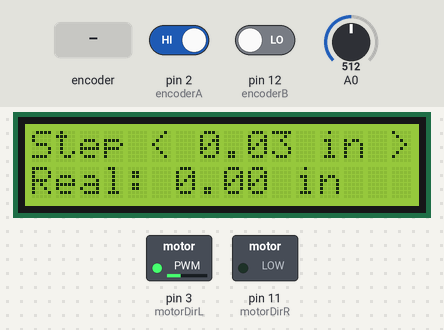
The sketch below on a simulated Arduino Uno, built with avr-gcc and run on an emulated ATmega328P. Parts: 16×2 character LCD, switched loads named in the sketch (green lamp = pin HIGH). The test bench sets the inputs (shaded band); at power-on: A0 = 512, pin 2 (encoderA) HIGH, pin 12 (encoderB) LOW.

Above: at 1.6 s.
1.7 s: A0 set to 53
At 3.5 s:
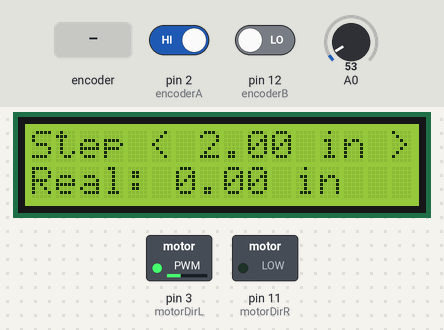
4.4 s: A0 set to 45
At 5.1 s:
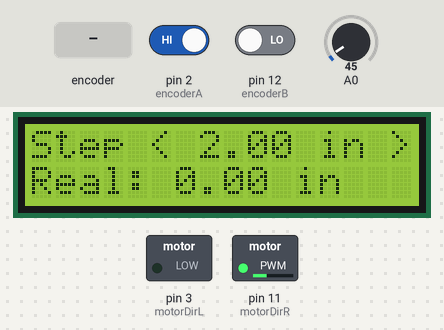
5.9 s: rotary encoder on pin 2 (encoderA) / pin 12 (encoderB) turned 1 step (first pin leading)
At 6.6 s:
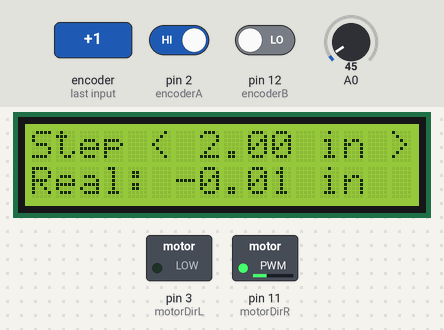
7.6 s: rotary encoder on pin 2 (encoderA) / pin 12 (encoderB) turned 3 steps (first pin leading)
At 9.3 s:
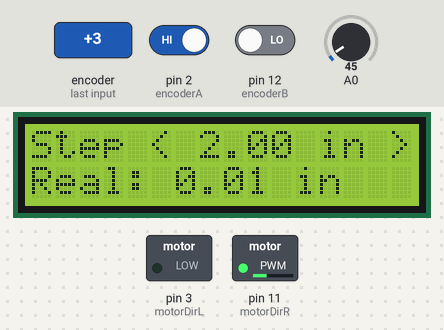
9.7 s: A0 set to 260
At 10.8 s:
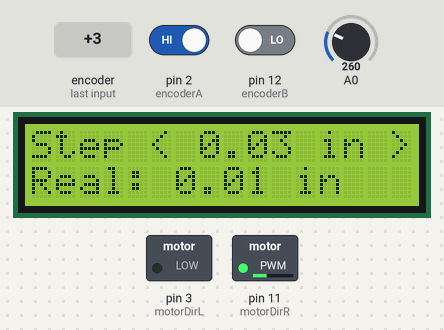
Timing chart, 0 to 12.5 s (numbered marks = the images above; inputs shaded):
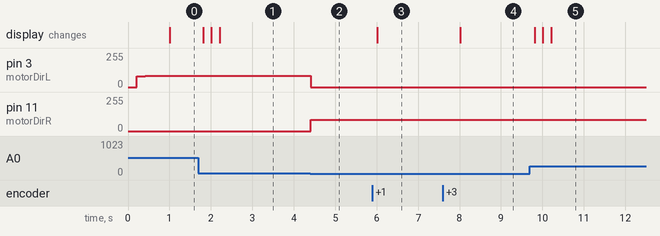

The sketch:

MotorPIDControl.ino
```cpp
/*
 * DC motor with optical encoder feedback PID controller
 *
 * https://www.onetransistor.eu/2020/07/dc-motor-pid-control-optical-encoder.html
 */

#include <LiquidCrystal.h>
#include <PID_v1.h>

/* Keypad buttons */
#define btnRIGHT  0
#define btnUP     1
#define btnDOWN   2
#define btnLEFT   3
#define btnSELECT 4
#define btnNONE   5

/* Pin definitions */
#define encoderA 2
#define encoderB 12

#define motorDirL 3
#define motorDirR 11

/* Strip lines per inch */
#define stripLPI 150.0

/* LCD and Keypad variables */
LiquidCrystal lcd(8, 9, 4, 5, 6, 7);
unsigned long keyTime = 0;
unsigned long dispRefresh = 0;
volatile long encoderPos = 0;

/* PID controller */
double kp = 5, ki = 0.1, kd = 0.05;
double initialPos = 0, /* where we are */
       pwmFactor = 0, /* the "amount" of action we need to take (pulse width here) */
       desiredPos = 0; /* where we want to be */
PID motorPID(&initialPos, &pwmFactor, &desiredPos, kp, ki, kd, DIRECT);

/* Position variables */
int positionStep[] = { 5, 50, 150, 300 };
int positionIdx = 0;
int currentPos = 0;


void turnOn() {
  pinMode(10, INPUT);
}

void turnOff() {
  pinMode(10, OUTPUT);
  digitalWrite(10, LOW);
}

byte readKeypad() {
  int adc = analogRead(A0);

  if (adc > 1000) return btnNONE; // this is the 1st option for speed reasons

  if (adc < 50) return btnRIGHT;
  if (adc < 250) return btnUP;
  if (adc < 450) return btnDOWN;
  if (adc < 650) return btnLEFT;
  if (adc < 850) return btnSELECT;

  return btnNONE;
}

void keypadAction() {
  unsigned long currentTime = millis();
  if (currentTime - keyTime < 200) return; // less than 200 ms passed; quit

  byte key = readKeypad();
  delay(10);
  keyTime = currentTime; // store last call time

  if (key != readKeypad()) return; // key was not pressed for sufficient time

  // perform actions
  if (key == btnNONE) return; // no key is pressed; quit
  switch (key)
  {
    case btnRIGHT:
      {
        currentPos += positionStep[positionIdx];
        setPosition(currentPos);
        break;
      }
    case btnLEFT:
      {
        currentPos -= positionStep[positionIdx];
        setPosition(currentPos);
        break;
      }
    case btnUP:
      {
        if (positionIdx < 3) positionIdx++;
        lcd.setCursor(7, 0);
        lcd.print(positionStep[positionIdx] / 150.0, 2);
        lcd.print(" in");
        break;
      }
    case btnDOWN:
      {
        if (positionIdx > 0) positionIdx--;
        lcd.setCursor(7, 0);
        lcd.print(positionStep[positionIdx] / 150.0, 2);
        lcd.print(" in");
        break;
      }
    case btnSELECT:
      {
        break;
      }
  }
}

void processEncoder() {
  if (PINB & 0x10) encoderPos++;
  else encoderPos--;
}

void moveMotor(int pwm) {
  if (pwm > 0) {
    pwm = pwm + 55;
    analogWrite(motorDirR, pwm);
    digitalWrite(motorDirL, LOW);
  }
  else {
    pwm = abs(pwm) + 55;
    analogWrite(motorDirL, pwm);
    digitalWrite(motorDirR, LOW);
  }
}

void setPosition(int posLine) {
  desiredPos = posLine;
}

void motorAction() {
  initialPos = encoderPos;
  if (desiredPos == initialPos) {
    // do nothing
    digitalWrite(motorDirL, LOW);
    digitalWrite(motorDirR, LOW);
    return;
  }

  motorPID.Compute();
  moveMotor(pwmFactor);
}

void setup() {
  /* Configure encoder input */
  pinMode (encoderA, INPUT);
  pinMode (encoderB, INPUT);
  attachInterrupt(0, processEncoder, FALLING);

  /* Configure motor control pins */
  pinMode (motorDirL, OUTPUT);
  pinMode (motorDirR, OUTPUT);
  digitalWrite(motorDirL, LOW); // disable motor
  digitalWrite(motorDirR, LOW); // disable motor
  TCCR2B = TCCR2B & B11111000 | B00000001; // for PWM frequency of 31372.55 Hz

  /* Start LCD display */
  lcd.begin(16, 2);
  lcd.setCursor(0, 0);
  lcd.print("Step <         >");
  lcd.setCursor(7, 0);
  lcd.print(positionStep[positionIdx] / 150.0, 2);
  lcd.print(" in");
  lcd.setCursor(0, 1);
  lcd.print("Real: ");

  /* Configure PID controller */
  motorPID.SetMode(AUTOMATIC);
  motorPID.SetSampleTime(10);
  motorPID.SetOutputLimits(-30, 30);
}

void loop() {
  motorAction(); // compute PID output
  keypadAction();

  unsigned long c = millis();

  if (c > dispRefresh + 1000) {
    float dist_in = encoderPos / stripLPI;

    lcd.setCursor(6, 1);
    lcd.print(dist_in, 2);
    lcd.print(" in    ");

    dispRefresh = c;
  }
}
```

Measured:
- the behaviour switches between 50 and 49 on A0 (found by bisection; images 1 and 2)
- after the input at 1.7 s, the display: first changes after 0.11 s (image 1 shows a later state)
- after the input at 4.4 s, pin 3 (motorDirL): 85/255 → 0/255 at once; pin 11 (motorDirR): 0/255 → 85/255 at once
- after the input at 5.9 s, the display: changes after 0.12 s (image 3)
- after the input at 7.6 s, the display: changes after 0.42 s (image 4)
- after the input at 9.7 s, the display: first changes after 0.11 s (image 5 shows a later state)
